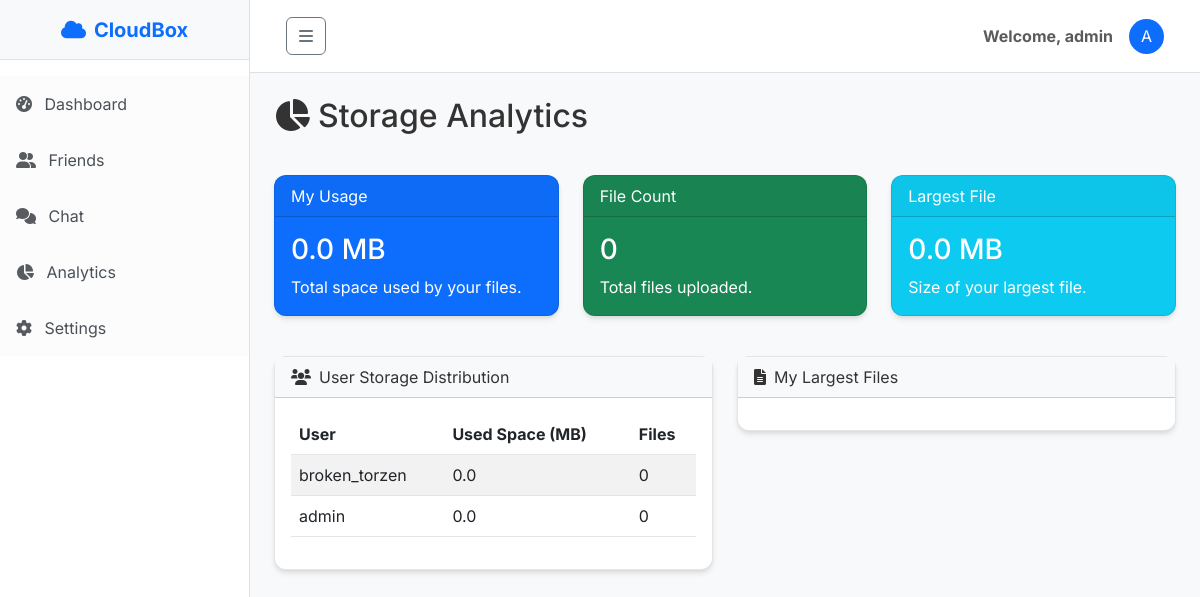
Page /analytics (signed in) on the committed database.
### models.py (models this page shows)
class User(UserMixin, db.Model):
    id = db.Column(db.Integer, primary_key=True)
    username = db.Column(db.String(80), unique=True, nullable=False)
    password_hash = db.Column(db.String(120), nullable=False)
    is_admin = db.Column(db.Boolean, default=False)
    storage_limit = db.Column(db.Integer, default=5120) # Default 5GB
    files = db.relationship('File', backref='owner', lazy=True)
    permissions = db.relationship('Permission', backref='user', lazy=True)

### routes.py (the view)
@main.route('/analytics')
@login_required
def analytics():
    my_files = File.query.filter_by(owner_id=current_user.id, is_folder=False).all()
    my_usage = sum(f.size for f in my_files)
    my_file_count = len(my_files)
    largest_file_size = max([f.size for f in my_files]) if my_files else 0
    largest_files = sorted(my_files, key=lambda x: x.size, reverse=True)[:5]
    users = User.query.all()
    user_stats = []
    for u in users:
        u_files = File.query.filter_by(owner_id=u.id, is_folder=False).all()
        u_size = sum(f.size for f in u_files)
        u_count = len(u_files)
        user_stats.append({
            'username': u.username,
            'total_size': u_size,
            'file_count': u_count
        })
    return render_template('analytics.html',
                           my_usage=my_usage,
                           my_file_count=my_file_count,
                           largest_file_size=largest_file_size,
                           largest_files=largest_files,
                           user_stats=user_stats)

### app.py (called while the page is built)
@login_manager.user_loader
def load_user(user_id):
    return User.query.get(int(user_id))

@app.context_processor
def inject_storage_usage():
    if current_user.is_authenticated:
        my_files = File.query.filter_by(owner_id=current_user.id, is_folder=False).all()
        used_bytes = sum(f.size for f in my_files)
        used_mb = round(used_bytes / (1024 * 1024), 2)
        limit_mb = getattr(current_user, 'storage_limit', 5120)
        percentage = round((used_mb / limit_mb) * 100, 1) if limit_mb > 0 else 100
        return dict(storage_used=used_mb, storage_limit=limit_mb, storage_percent=percentage)
    return dict(storage_used=0, storage_limit=5120, storage_percent=0)

### templates/analytics.html (shortened to what this page needs)
{% extends "base.html" %}
{% block content %}
<div class="row mb-4">
    <div class="col-12">
        <h2 class="mb-3"><i class="fas fa-chart-pie me-2"></i>Storage Analytics</h2>
    </div>
</div>
<div class="row mb-4">
    <div class="col-md-4">
        <div class="card text-white bg-primary mb-3">
            <div class="card-header">My Usage</div>
            <div class="card-body">
                <h3 class="card-title">{{ (my_usage / 1024 / 1024)|round(2) }} MB</h3>
                <p class="card-text">Total space used by your files.</p>
            </div>
        </div>
    </div>
    <div class="col-md-4">
        <div class="card text-white bg-success mb-3">
            <div class="card-header">File Count</div>
            <div class="card-body">
                <h3 class="card-title">{{ my_file_count }}</h3>
                <p class="card-text">Total files uploaded.</p>
            </div>
        </div>
    </div>
    <div class="col-md-4">
        <div class="card text-white bg-info mb-3">
            <div class="card-header">Largest File</div>
            <div class="card-body">
                <h3 class="card-title">{{ (largest_file_size / 1024 / 1024)|round(2) }} MB</h3>
                <p class="card-text">Size of your largest file.</p>
            </div>
        </div>
    </div>
</div>
<div class="row">
    <div class="col-md-6">
        <div class="card">
            <div class="card-header bg-light">
                <i class="fas fa-users me-2"></i>User Storage Distribution
            </div>
            <div class="card-body">
                <table class="table table-striped">
                    <thead>
                        <tr>
                            <th>User</th>
                            <th>Used Space (MB)</th>
                            <th>Files</th>
                        </tr>
                    </thead>
                    <tbody>
                        {% for stat in user_stats %}
                        <tr>
                            <td>{{ stat.username }}</td>
                            <td>{{ (stat.total_size / 1024 / 1024)|round(2) }}</td>
                            <td>{{ stat.file_count }}</td>
                        </tr>
                        {% endfor %}
                    </tbody>
                </table>
            </div>
        </div>
    </div>
    <div class="col-md-6">
        <div class="card">
            <div class="card-header bg-light">
                <i class="fas fa-file-alt me-2"></i>My Largest Files
            </div>
            <div class="card-body">
            </div>
        </div>
    </div>
</div>
{% endblock %}

### templates/base.html (shortened to what this page needs)
<!DOCTYPE html>
<html lang="en">
<head>
    <link href="https://cdn.jsdelivr.net/npm/bootstrap@5.3.0/dist/css/bootstrap.min.css" rel="stylesheet">
    <link rel="stylesheet" href="https://cdnjs.cloudflare.com/ajax/libs/font-awesome/6.0.0/css/all.min.css">
    <link rel="stylesheet" href="{{ url_for('static', filename='style.css') }}">
</head>
<body>
    <div class="d-flex" id="wrapper">
        <div class="border-end bg-white" id="sidebar-wrapper" style="min-width: 250px; min-height: 100vh;">
            <div class="sidebar-heading border-bottom bg-light d-flex align-items-center justify-content-center"
                style="height: 60px;">
                <a class="text-decoration-none fw-bold text-primary fs-5" href="{{ url_for('main.dashboard') }}">
                    <i class="fas fa-cloud me-2"></i>CloudBox
                </a>
            </div>
            <div class="list-group list-group-flush pt-3">
                <a class="list-group-item list-group-item-action list-group-item-light p-3 border-0"
                    href="{{ url_for('main.dashboard') }}">
                    <i class="fas fa-tachometer-alt me-2 text-muted"></i> Dashboard
                </a>
                <a class="list-group-item list-group-item-action list-group-item-light p-3 border-0"
                    href="{{ url_for('main.friends') }}">
                    <i class="fas fa-user-friends me-2 text-muted"></i> Friends
                </a>
                <a class="list-group-item list-group-item-action list-group-item-light p-3 border-0"
                    href="{{ url_for('chat.chat_view') }}">
                    <i class="fas fa-comments me-2 text-muted"></i> Chat
                </a>
                <a class="list-group-item list-group-item-action list-group-item-light p-3 border-0"
                    href="{{ url_for('main.analytics') }}">
                    <i class="fas fa-chart-pie me-2 text-muted"></i> Analytics
                </a>
                <a class="list-group-item list-group-item-action list-group-item-light p-3 border-0 pointer"
                    data-bs-toggle="modal" data-bs-target="#settingsModal">
                    <i class="fas fa-cog me-2 text-muted"></i> Settings
                </a>
            </div>
        </div>
        <div id="page-content-wrapper" class="w-100 bg-light">
            <nav class="navbar navbar-expand-lg navbar-light bg-white border-bottom py-3 px-4">
                <div class="container-fluid">
                    <button class="btn btn-outline-secondary" id="sidebarToggle"><i class="fas fa-bars"></i></button>
                    <div class="collapse navbar-collapse" id="navbarSupportedContent">
                        <ul class="navbar-nav ms-auto mt-2 mt-lg-0 align-items-center">
                            {% if current_user.is_authenticated %}
                            <li class="nav-item">
                                <span class="nav-link text-dark fw-bold">Welcome, {{ current_user.username }}</span>
                            </li>
                            <li class="nav-item ms-2">
                                <div class="avatar-placeholder bg-primary text-white rounded-circle d-flex align-items-center justify-content-center"
                                    style="width: 35px; height: 35px;">
                                    {{ current_user.username[0].upper() }}
                                </div>
                            </li>
                            {% else %}
                            <li class="nav-item">
                                <a class="nav-link btn btn-primary text-white px-3"
                                    href="{{ url_for('auth.login') }}">Login</a>
                            </li>
                            {% endif %}
                        </ul>
                    </div>
                </div>
            </nav>
            <div class="container-fluid p-4">
                {% block content %}{% endblock %}
            </div>
        </div>
    </div>
</body>
</html>

### static/style.css (style rules this page uses)
:root { --primary-color: #4a90e2; --secondary-color: #2c3e50; --background-light: #f8f9fa; --text-dark: #333; --card-bg: #fff; --border-color: rgba(0, 0, 0, 0.1); --input-bg: #fff; --input-border: #ced4da; --input-text: #495057; }
body { font-family: 'Inter', -apple-system, BlinkMacSystemFont, "Segoe UI", Roboto, "Helvetica Neue", Arial, sans-serif; background-color: var(--background-light); color: var(--text-dark); transition: background-color 0.3s ease, color 0.3s ease; }
.card { border: 1px solid var(--border-color); box-shadow: 0 4px 6px -1px rgba(0, 0, 0, 0.1), 0 2px 4px -1px rgba(0, 0, 0, 0.06); border-radius: 12px; background-color: var(--card-bg); color: var(--text-dark); }
.navbar { background-color: var(--card-bg) !important; border-bottom: 1px solid var(--border-color); box-shadow: none; }
.nav-link { color: var(--text-dark) !important; opacity: 0.8; transition: opacity 0.2s; }
.table { color: var(--text-dark); border-color: var(--border-color); }
#wrapper { overflow-x: hidden; }
#sidebar-wrapper { min-height: 100vh; margin-left: -250px; transition: margin 0.25s ease-out; }
#sidebar-wrapper .sidebar-heading { padding: 0.875rem 1.25rem; font-size: 1.2rem; }
@media (min-width: 768px) { #sidebar-wrapper { margin-left: 0; } }

### rows in the picture
User: username "admin", username "A", total_size "0.0", file_count "0"
User: username "broken_torzen", total_size "0.0", file_count "0"

### other values in the picture
{{ (my_usage / 1024 / 1024)|round(2) }} "0.0"
{{ my_file_count }} "0"
{{ (largest_file_size / 1024 / 1024)|round(2) }} "0.0"
